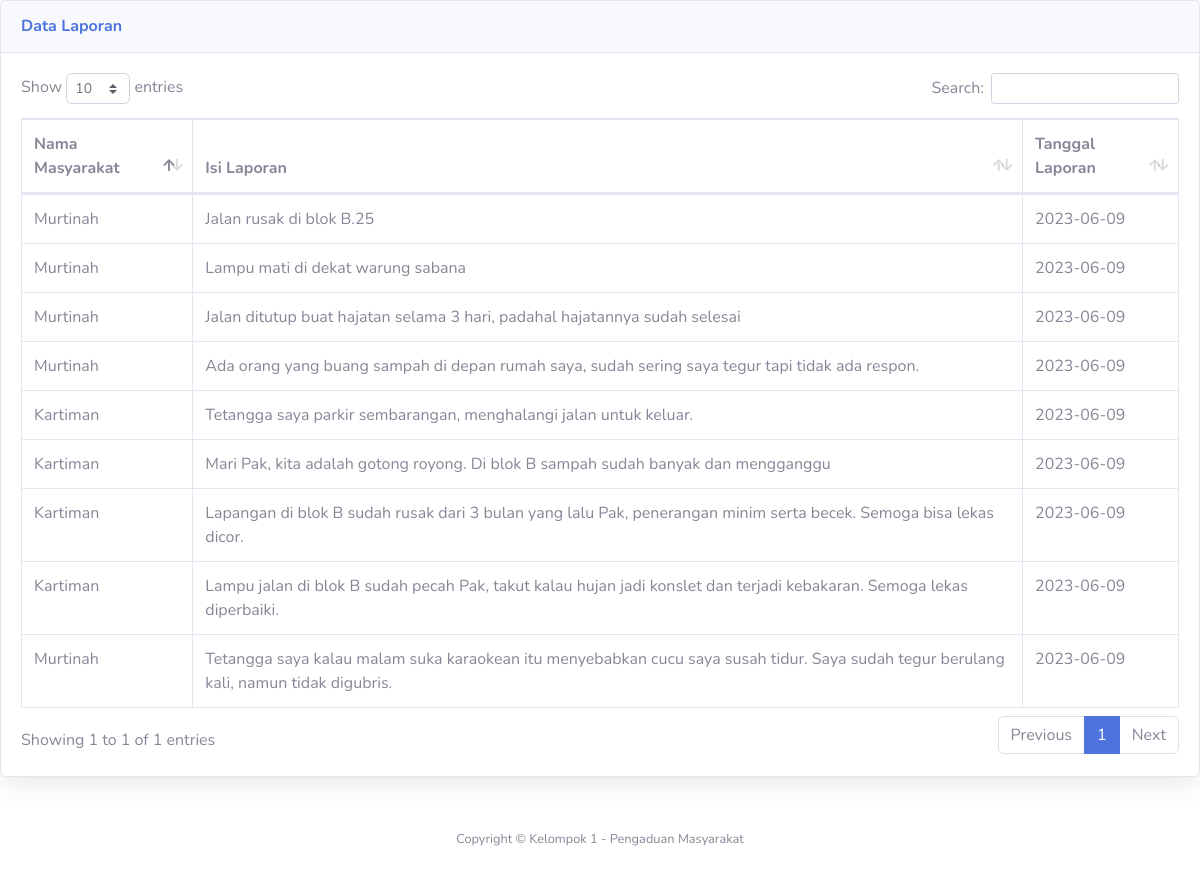
Screenshot of /admin/lihat_laporan.php with the database file from the repository.
### tables this page shows
CREATE TABLE `masyarakat` (
  `nik` char(16) NOT NULL,
  `nama` varchar(35) NOT NULL,
  `username` varchar(25) NOT NULL,
  `password` varchar(32) NOT NULL,
  `telp` varchar(13) NOT NULL
);

CREATE TABLE `pengaduan` (
  `id_pengaduan` int(11) NOT NULL,
  `tgl_pengaduan` date NOT NULL,
  `nik` char(16) NOT NULL,
  `isi_laporan` text NOT NULL,
  `foto` varchar(255) NOT NULL,
  `status` enum('0','proses','selesai') NOT NULL
);

### admin/lihat_laporan.php (the view, shortened to what this page needs)
<!DOCTYPE html>
<html lang="en">
<head>
  <link href="../vendor/fontawesome-free/css/all.min.css" rel="stylesheet" type="text/css">
  <link href="../css/sb-admin-2.min.css" rel="stylesheet">
  <link href="../vendor/datatables/dataTables.bootstrap4.min.css" rel="stylesheet">
</head>
          <div class="card shadow mb-4">
            <div class="card-header py-3">
              <h6 class="m-0 font-weight-bold text-primary">Data Laporan</h6>
            </div>
            <div class="card-body">
              <div class="table-responsive">
                <table class="table table-bordered" id="dataTable" width="100%" cellspacing="0">
                  <thead>
                    <tr>
                      <th>Nama Masyarakat</th>
                      <th>Isi Laporan</th>
                      <th>Tanggal Laporan</th>
                    </tr>
                  </thead>
                  <?php
                  $sql = mysql_query("select * from masyarakat, pengaduan where masyarakat.nik=pengaduan.nik ");
                  while ($data = mysql_fetch_array($sql)){
                    ?>
                  <tbody>
                    <tr>
                      <td><?php $no =1; echo $data['nama'] ?></td>
                      <td><?php echo $data['isi_laporan'] ?></td>
                      <td><?php echo $data['tgl_pengaduan'] ?></td>
                    </tr>
                  </tbody>
                  <?php } ?>
                </table>
              </div>
            </div>
          </div>
      <footer class="sticky-footer bg-white">
        <div class="container my-auto">
          <div class="copyright text-center my-auto">
          <span>Copyright &copy; Kelompok 1 - Pengaduan Masyarakat</span>
          </div>
        </div>
      </footer>
</body>
</html>

### rows the page displays
masyarakat: nama "Murtinah", pengaduan.isi_laporan "Jalan rusak di blok B.25", pengaduan.tgl_pengaduan "2023-06-09", pengaduan.isi_laporan "Lampu mati di dekat warung sabana", pengaduan.isi_laporan "Jalan ditutup buat hajatan selama 3 hari, padahal hajatannya sudah selesai", pengaduan.isi_laporan "Ada orang yang buang sampah di depan rumah saya, sudah sering saya tegur tapi tidak ada respon.", pengaduan.isi_laporan "Tetangga saya kalau malam suka karaokean itu menyebabkan cucu saya susah tidur. Saya sudah tegur berulang kali, namun tidak digubris."
masyarakat: nama "Kartiman", pengaduan.isi_laporan "Tetangga saya parkir sembarangan, menghalangi jalan untuk keluar.", pengaduan.tgl_pengaduan "2023-06-09", pengaduan.isi_laporan "Mari Pak, kita adalah gotong royong. Di blok B sampah sudah banyak dan mengganggu", pengaduan.isi_laporan "Lapangan di blok B sudah rusak dari 3 bulan yang lalu Pak, penerangan minim serta becek. Semoga bisa lekas dicor.", pengaduan.isi_laporan "Lampu jalan di blok B sudah pecah Pak, takut kalau hujan jadi konslet dan terjadi kebakaran. Semoga lekas diperbaiki."
